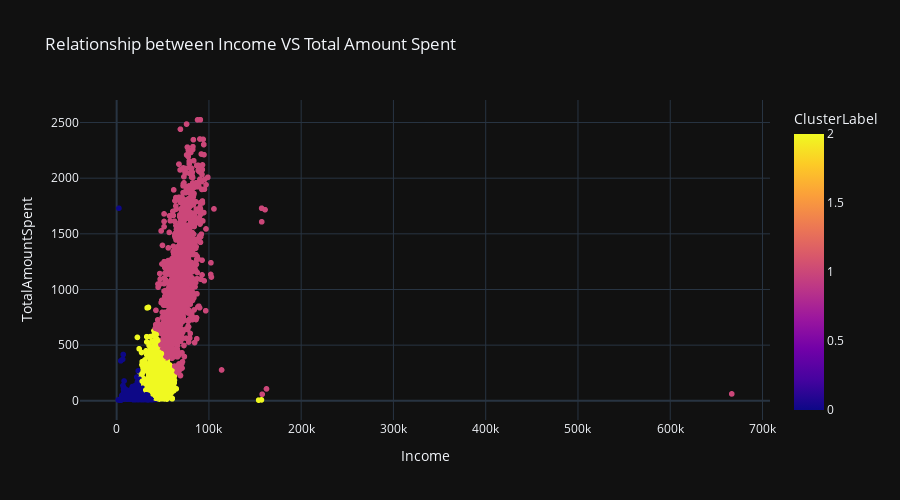

The notebook cell this image was saved under:
### Code cell
fig = px.scatter(
    data_frame=data,
    x = "Income",
    y= "TotalAmountSpent",
    title = "Relationship between Income VS Total Amount Spent",
    color = "ClusterLabel",
    height=500
)
fig.show()

### Figure 1 — Plotly figure (JSON) as saved in the notebook; plotly's stock layout.template omitted (floating-point values rounded to 4 significant figures; data arrays with more than 128 entries replaced by an {"elided": "..."} marker saying what was removed)
{"data": [{"hovertemplate": "Income=%{x}<br>TotalAmountSpent=%{y}<br>ClusterLabel=%{marker.color}<extra></extra>", "legendgroup": "", "marker": {"color": {"elided": "2240 int values"}, "coloraxis": "coloraxis", "symbol": "circle"}, "mode": "markers", "name": "", "showlegend": false, "x": {"elided": "2240 float values"}, "xaxis": "x", "y": {"elided": "2240 int values"}, "yaxis": "y", "type": "scattergl"}], "layout": {"xaxis": {"anchor": "y", "domain": [0.0, 1.0], "title": {"text": "Income"}}, "yaxis": {"anchor": "x", "domain": [0.0, 1.0], "title": {"text": "TotalAmountSpent"}}, "coloraxis": {"colorbar": {"title": {"text": "ClusterLabel"}}, "colorscale": [[0.0, "#0d0887"], [0.1111, "#46039f"], [0.2222, "#7201a8"], [0.3333, "#9c179e"], [0.4444, "#bd3786"], [0.5556, "#d8576b"], [0.6667, "#ed7953"], [0.7778, "#fb9f3a"], [0.8889, "#fdca26"], [1.0, "#f0f921"]]}, "legend": {"tracegroupgap": 0}, "title": {"text": "Relationship between Income VS Total Amount Spent"}, "height": 500}}
